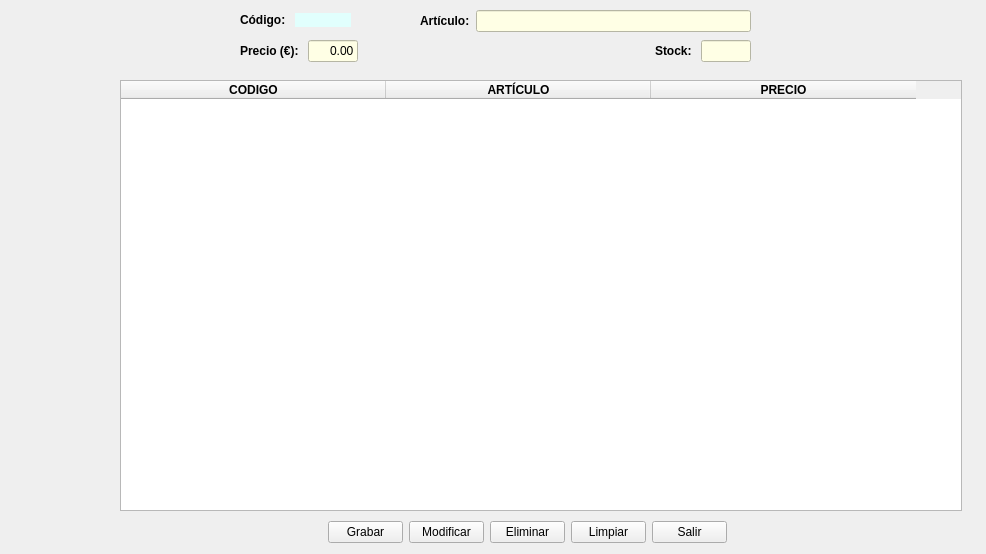
      <widget class="QWidget" name="panelPro">
       <attribute name="title">
        <string>Productos</string>
       </attribute>
       <widget class="QTableWidget" name="tableProd">
        <property name="geometry">
         <rect>
          <x>120</x>
          <y>80</y>
          <width>842</width>
          <height>431</height>
         </rect>
        </property>
        <property name="sizePolicy">
         <sizepolicy hsizetype="Fixed" vsizetype="Fixed">
          <horstretch>0</horstretch>
          <verstretch>0</verstretch>
         </sizepolicy>
        </property>
        <property name="minimumSize">
         <size>
          <width>842</width>
          <height>0</height>
         </size>
        </property>
        <property name="layoutDirection">
         <enum>Qt::LeftToRight</enum>
        </property>
        <property name="autoFillBackground">
         <bool>true</bool>
        </property>
        <property name="sizeAdjustPolicy">
         <enum>QAbstractScrollArea::AdjustToContents</enum>
        </property>
        <property name="autoScroll">
         <bool>true</bool>
        </property>
        <property name="editTriggers">
         <set>QAbstractItemView::NoEditTriggers</set>
        </property>
        <property name="alternatingRowColors">
         <bool>true</bool>
        </property>
        <property name="textElideMode">
         <enum>Qt::ElideMiddle</enum>
        </property>
        <property name="gridStyle">
         <enum>Qt::DotLine</enum>
        </property>
        <attribute name="horizontalHeaderDefaultSectionSize">
         <number>265</number>
        </attribute>
        <attribute name="horizontalHeaderMinimumSectionSize">
         <number>20</number>
        </attribute>
        <attribute name="verticalHeaderMinimumSectionSize">
         <number>26</number>
        </attribute>
        <attribute name="verticalHeaderStretchLastSection">
         <bool>false</bool>
        </attribute>
        <column>
         <property name="text">
          <string>CODIGO</string>
         </property>
         <property name="font">
          <font>
           <weight>75</weight>
           <bold>true</bold>
          </font>
         </property>
         <property name="textAlignment">
          <set>AlignCenter</set>
         </property>
        </column>
        <column>
         <property name="text">
          <string>ARTÍCULO</string>
         </property>
         <property name="font">
          <font>
           <weight>75</weight>
           <bold>true</bold>
          </font>
         </property>
         <property name="textAlignment">
          <set>AlignCenter</set>
         </property>
        </column>
        <column>
         <property name="text">
          <string>PRECIO</string>
         </property>
         <property name="font">
          <font>
           <weight>75</weight>
           <bold>true</bold>
          </font>
         </property>
         <property name="textAlignment">
          <set>AlignCenter</set>
         </property>
        </column>
       </widget>
       <widget class="QWidget" name="layoutWidget">
        <property name="geometry">
         <rect>
          <x>78</x>
          <y>520</y>
          <width>899</width>
          <height>25</height>
         </rect>
        </property>
        <layout class="QGridLayout" name="griBotonCli_2">
         <property name="sizeConstraint">
          <enum>QLayout::SetDefaultConstraint</enum>
         </property>
         <property name="leftMargin">
          <number>250</number>
         </property>
         <property name="topMargin">
          <number>0</number>
         </property>
         <property name="rightMargin">
          <number>250</number>
         </property>
         <property name="bottomMargin">
          <number>0</number>
         </property>
         <item row="0" column="0">
          <widget class="QPushButton" name="btnAltaPro">
           <property name="sizePolicy">
            <sizepolicy hsizetype="Fixed" vsizetype="Fixed">
             <horstretch>0</horstretch>
             <verstretch>0</verstretch>
            </sizepolicy>
           </property>
           <property name="text">
            <string>Grabar</string>
           </property>
          </widget>
         </item>
         <item row="0" column="1">
          <widget class="QPushButton" name="btnModifPro">
           <property name="sizePolicy">
            <sizepolicy hsizetype="Fixed" vsizetype="Fixed">
             <horstretch>0</horstretch>
             <verstretch>0</verstretch>
            </sizepolicy>
           </property>
           <property name="text">
            <string>Modificar</string>
           </property>
          </widget>
         </item>
         <item row="0" column="3">
          <widget class="QPushButton" name="btnLimpiarPro">
           <property name="sizePolicy">
            <sizepolicy hsizetype="Fixed" vsizetype="Fixed">
             <horstretch>0</horstretch>
             <verstretch>0</verstretch>
            </sizepolicy>
           </property>
           <property name="text">
            <string>Limpiar</string>
           </property>
          </widget>
         </item>
         <item row="0" column="4">
          <widget class="QPushButton" name="btnSalirpro">
           <property name="sizePolicy">
            <sizepolicy hsizetype="Fixed" vsizetype="Fixed">
             <horstretch>0</horstretch>
             <verstretch>0</verstretch>
            </sizepolicy>
           </property>
           <property name="text">
            <string>Salir</string>
           </property>
          </widget>
         </item>
         <item row="0" column="2">
          <widget class="QPushButton" name="btnBajaPro">
           <property name="sizePolicy">
            <sizepolicy hsizetype="Fixed" vsizetype="Fixed">
             <horstretch>0</horstretch>
             <verstretch>0</verstretch>
            </sizepolicy>
           </property>
           <property name="text">
            <string>Eliminar</string>
           </property>
          </widget>
         </item>
        </layout>
       </widget>
       <widget class="QWidget" name="layoutWidget">
        <property name="geometry">
         <rect>
          <x>240</x>
          <y>40</y>
          <width>511</width>
          <height>22</height>
         </rect>
        </property>
        <layout class="QGridLayout" name="gridLayout_3">
         <item row="0" column="1">
          <widget class="QLineEdit" name="editPrec">
           <property name="sizePolicy">
            <sizepolicy hsizetype="Maximum" vsizetype="Fixed">
             <horstretch>0</horstretch>
             <verstretch>0</verstretch>
            </sizepolicy>
           </property>
           <property name="maximumSize">
            <size>
             <width>1000</width>
             <height>16777215</height>
            </size>
           </property>
           <property name="whatsThis">
            <string extracomment="Precio en Euros"/>
           </property>
           <property name="accessibleName">
            <string/>
           </property>
           <property name="accessibleDescription">
            <string/>
           </property>
           <property name="styleSheet">
            <string notr="true">background-color: rgb(255, 255, 229);</string>
           </property>
           <property name="inputMethodHints">
            <set>Qt::ImhUppercaseOnly</set>
           </property>
           <property name="inputMask">
            <string extracomment="Precio en €"/>
           </property>
           <property name="text">
            <string>0.00</string>
           </property>
           <property name="alignment">
            <set>Qt::AlignRight|Qt::AlignTrailing|Qt::AlignVCenter</set>
           </property>
          </widget>
         </item>
         <item row="0" column="4">
          <widget class="QLineEdit" name="editStock">
           <property name="sizePolicy">
            <sizepolicy hsizetype="Maximum" vsizetype="Fixed">
             <horstretch>0</horstretch>
             <verstretch>0</verstretch>
            </sizepolicy>
           </property>
           <property name="maximumSize">
            <size>
             <width>1000</width>
             <height>16777215</height>
            </size>
           </property>
           <property name="whatsThis">
            <string extracomment="Precio en Euros"/>
           </property>
           <property name="accessibleName">
            <string/>
           </property>
           <property name="accessibleDescription">
            <string/>
           </property>
           <property name="styleSheet">
            <string notr="true">background-color: rgb(255, 255, 229);</string>
           </property>
           <property name="inputMethodHints">
            <set>Qt::ImhUppercaseOnly</set>
           </property>
           <property name="inputMask">
            <string extracomment="Precio en €"/>
           </property>
           <property name="text">
            <string/>
           </property>
           <property name="alignment">
            <set>Qt::AlignRight|Qt::AlignTrailing|Qt::AlignVCenter</set>
           </property>
          </widget>
         </item>
         <item row="0" column="0">
          <widget class="QLabel" name="lblPrecio">
           <property name="sizePolicy">
            <sizepolicy hsizetype="Fixed" vsizetype="Fixed">
             <horstretch>0</horstretch>
             <verstretch>0</verstretch>
            </sizepolicy>
           </property>
           <property name="font">
            <font>
             <weight>75</weight>
             <bold>true</bold>
            </font>
           </property>
           <property name="text">
            <string>Precio (€): </string>
           </property>
          </widget>
         </item>
         <item row="0" column="3">
          <widget class="QLabel" name="lblStock">
           <property name="sizePolicy">
            <sizepolicy hsizetype="Fixed" vsizetype="Fixed">
             <horstretch>0</horstretch>
             <verstretch>0</verstretch>
            </sizepolicy>
           </property>
           <property name="font">
            <font>
             <weight>75</weight>
             <bold>true</bold>
            </font>
           </property>
           <property name="text">
            <string>Stock: </string>
           </property>
          </widget>
         </item>
         <item row="0" column="2">
          <spacer name="horizontalSpacer_8">
           <property name="orientation">
            <enum>Qt::Horizontal</enum>
           </property>
           <property name="sizeHint" stdset="0">
            <size>
             <width>350</width>
             <height>20</height>
            </size>
           </property>
          </spacer>
         </item>
        </layout>
       </widget>
       <widget class="QWidget" name="layoutWidget">
        <property name="geometry">
         <rect>
          <x>240</x>
          <y>10</y>
          <width>111</width>
          <height>21</height>
         </rect>
        </property>
        <layout class="QGridLayout" name="gridLayout">
         <item row="0" column="0">
          <widget class="QLabel" name="lblCodP">
           <property name="sizePolicy">
            <sizepolicy hsizetype="Fixed" vsizetype="Fixed">
             <horstretch>0</horstretch>
             <verstretch>0</verstretch>
            </sizepolicy>
           </property>
           <property name="font">
            <font>
             <weight>75</weight>
             <bold>true</bold>
            </font>
           </property>
           <property name="text">
            <string>Código: </string>
           </property>
          </widget>
         </item>
         <item row="0" column="1">
          <widget class="QLabel" name="lblCodPro">
           <property name="sizePolicy">
            <sizepolicy hsizetype="Ignored" vsizetype="Fixed">
             <horstretch>0</horstretch>
             <verstretch>0</verstretch>
            </sizepolicy>
           </property>
           <property name="font">
            <font>
             <weight>75</weight>
             <bold>true</bold>
            </font>
           </property>
           <property name="styleSheet">
            <string notr="true">background-color: rgb(225, 255, 253);</string>
           </property>
           <property name="text">
            <string/>
           </property>
           <property name="alignment">
            <set>Qt::AlignCenter</set>
           </property>
          </widget>
         </item>
        </layout>
       </widget>
       <widget class="QWidget" name="layoutWidget">
        <property name="geometry">
         <rect>
          <x>420</x>
          <y>10</y>
          <width>331</width>
          <height>22</height>
         </rect>
        </property>
        <layout class="QGridLayout" name="gridLayout_2">
         <item row="0" column="0">
          <widget class="QLabel" name="lblArticulo">
           <property name="sizePolicy">
            <sizepolicy hsizetype="Fixed" vsizetype="Fixed">
             <horstretch>0</horstretch>
             <verstretch>0</verstretch>
            </sizepolicy>
           </property>
           <property name="font">
            <font>
             <weight>75</weight>
             <bold>true</bold>
            </font>
           </property>
           <property name="text">
            <string>Artículo:</string>
           </property>
          </widget>
         </item>
         <item row="0" column="1">
          <widget class="QLineEdit" name="editArtic">
           <property name="sizePolicy">
            <sizepolicy hsizetype="Maximum" vsizetype="Fixed">
             <horstretch>0</horstretch>
             <verstretch>0</verstretch>
            </sizepolicy>
           </property>
           <property name="maximumSize">
            <size>
             <width>1000</width>
             <height>16777215</height>
            </size>
           </property>
           <property name="whatsThis">
            <string/>
           </property>
           <property name="accessibleName">
            <string/>
           </property>
           <property name="accessibleDescription">
            <string/>
           </property>
           <property name="styleSheet">
            <string notr="true">background-color: rgb(255, 255, 229);</string>
           </property>
           <property name="inputMethodHints">
            <set>Qt::ImhNone</set>
           </property>
           <property name="inputMask">
            <string/>
           </property>
           <property name="text">
            <string/>
           </property>
          </widget>
         </item>
        </layout>
       </widget>
      </widget>
